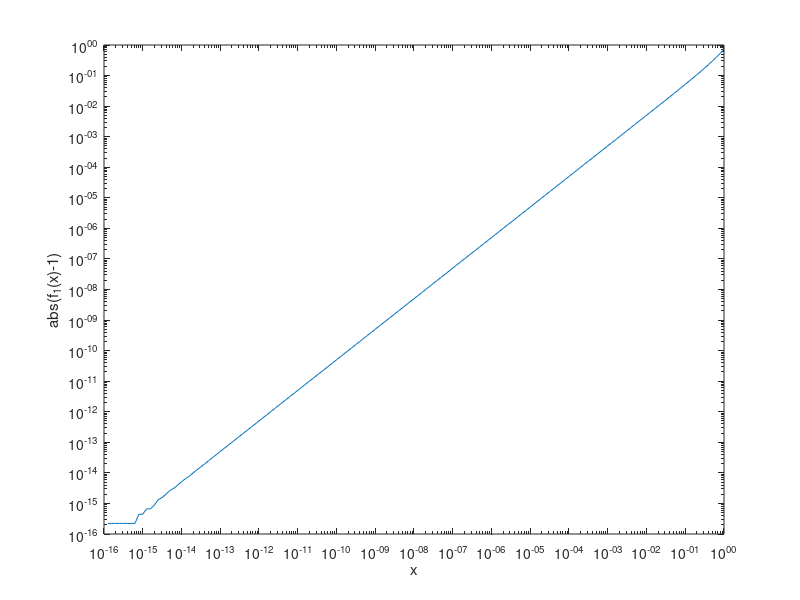

The MATLAB source for this figure:
n = 50;
x = 1+2^(-n);
dx = -2^(-n)*log(2);
b = 2;
my = abs(dx/x)


%% Absolute error

approx = sqrt(2);
format long 
da = 1.414213562373095 - sqrt(2)

% correct decimals
t = -log10(2*abs(da))
%% Hex
clc;
format short;
dec2base(3,10)

format hex;
base2dec("3",10)

format short;
dec2base(11,2)

format hex;
base2dec("11",2)

format short;
dec2base(1.1,2)

format hex;
base2dec("1.1",2)

%%
x = 10.^-(0:0.1:16);
f1 = (exp(x)-1)./log(exp(x));
loglog(x,abs(f1-1)), xlabel('x'), ylabel('abs(f_1(x)-1)')

%%
A = [1 2 3; 2 3 4; 4 5 7];
[L,U,P] = lu(A);
L*U